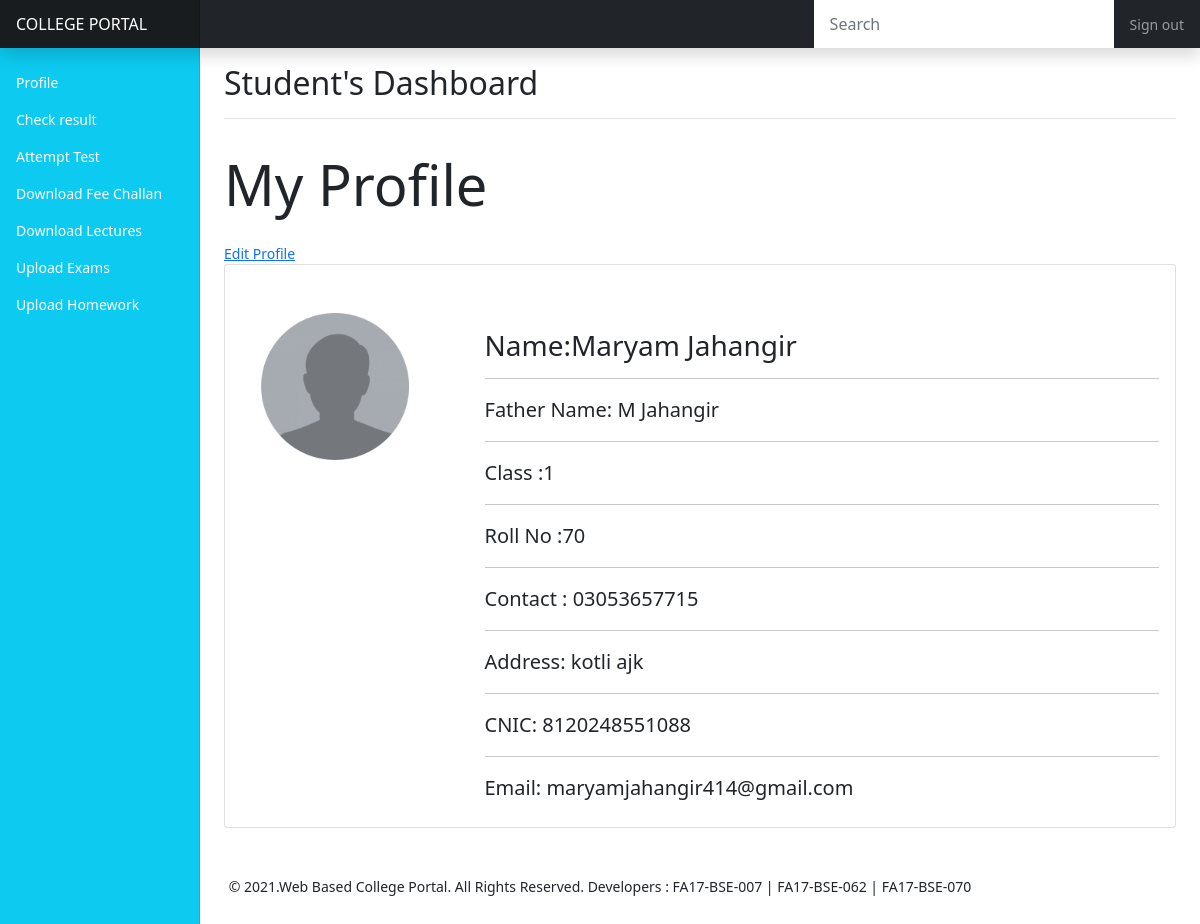
Page /student_profile.php (signed in) on the committed database.
### tables this page shows
CREATE TABLE `student` (
  `id` int(11) NOT NULL,
  `name` varchar(200) NOT NULL,
  `fathername` varchar(200) NOT NULL,
  `rollno` int(11) NOT NULL,
  `class` varchar(200) NOT NULL,
  `email` varchar(200) NOT NULL,
  `password` varchar(200) NOT NULL,
  `cnic` varchar(200) NOT NULL,
  `address` varchar(200) NOT NULL,
  `contact` varchar(200) NOT NULL,
  `gender` varchar(200) NOT NULL
);

### student_profile.php (the view, shortened to what this page needs)
<?php
include ('config.php');
if (isset($_SESSION['student_id'])){
    $student_id = $_SESSION['student_id'];
}else{
    header('Location: login.php');
}
$query= "SELECT * FROM student WHERE id=$student_id";
$data = mysqli_query($connection,$query);
$row = mysqli_fetch_array($data);
?>
<!doctype html>
<html lang="en">
  <head>
    <link href="css/bootstrap.css" rel="stylesheet">
    <link href="css/dashboard.css" rel="stylesheet">
    <link href="css/style.css" rel="stylesheet">
  </head>
  <body>
    <?php
      include ('backend_header.php');
      ?>
    <div class="container-fluid">
      <div class="row">
        <?php
      include ('navbar.php');
      ?>
        <main class="col-md-9 ms-sm-auto col-lg-10 px-md-4">
          <div class="d-flex justify-content-between flex-wrap flex-md-nowrap align-items-center pt-3 pb-2 mb-3 border-bottom">
            <h1 class="h2">Student's Dashboard</h1>
          </div>
          <h2 class="display-4 py-3">My Profile</h2>
         <a href="edit_student_profile.php">Edit Profile</a>
          <div class="card">
            <div class="row">
              <div class="col-lg-3 p-5">
                  <img class="img-fluid rounded-start" src="images/avatar.png"/>
              </div>
              <div class="col-lg-9 pt-5">
                <div class="card-body" >
                  <div class="card-title" >
                      <h3>Name:<?php echo $row['name']?></h3>
                      <hr>
                      <span class="lead">Father Name: <?php echo $row['fathername']?> </span> <hr>
                      <span class="lead">Class :<?php echo $row['class']?> </span> <hr>
                      <span class="lead">Roll No :<?php echo $row['rollno']?> </span> <hr>
                      <span class="lead">Contact : <?php echo $row['contact']?> </span> <hr>
                      <span class="lead">Address: <?php echo $row['address']?></span>
                      <hr>
                      <span class="lead">CNIC: <?php echo $row['cnic']?></span> <hr> <span class="lead">Email: <?php echo $row['email']?></span>
                  </div>
              </div>
              </div>
            </div>
          </div>
        </main>
      </div>
          <?php
      include ('backend_footer.php');
      ?>
      </div>
  </body>
</html>

### CSS/dashboard.css (style rules this page uses)
body { font-size: .875rem; }

### rows in the picture
student: name "Maryam Jahangir", fathername "M Jahangir", class "1", rollno "70", contact "03053657715", address "kotli ajk", cnic "8120248551088", email "maryamjahangir414@gmail.com"
